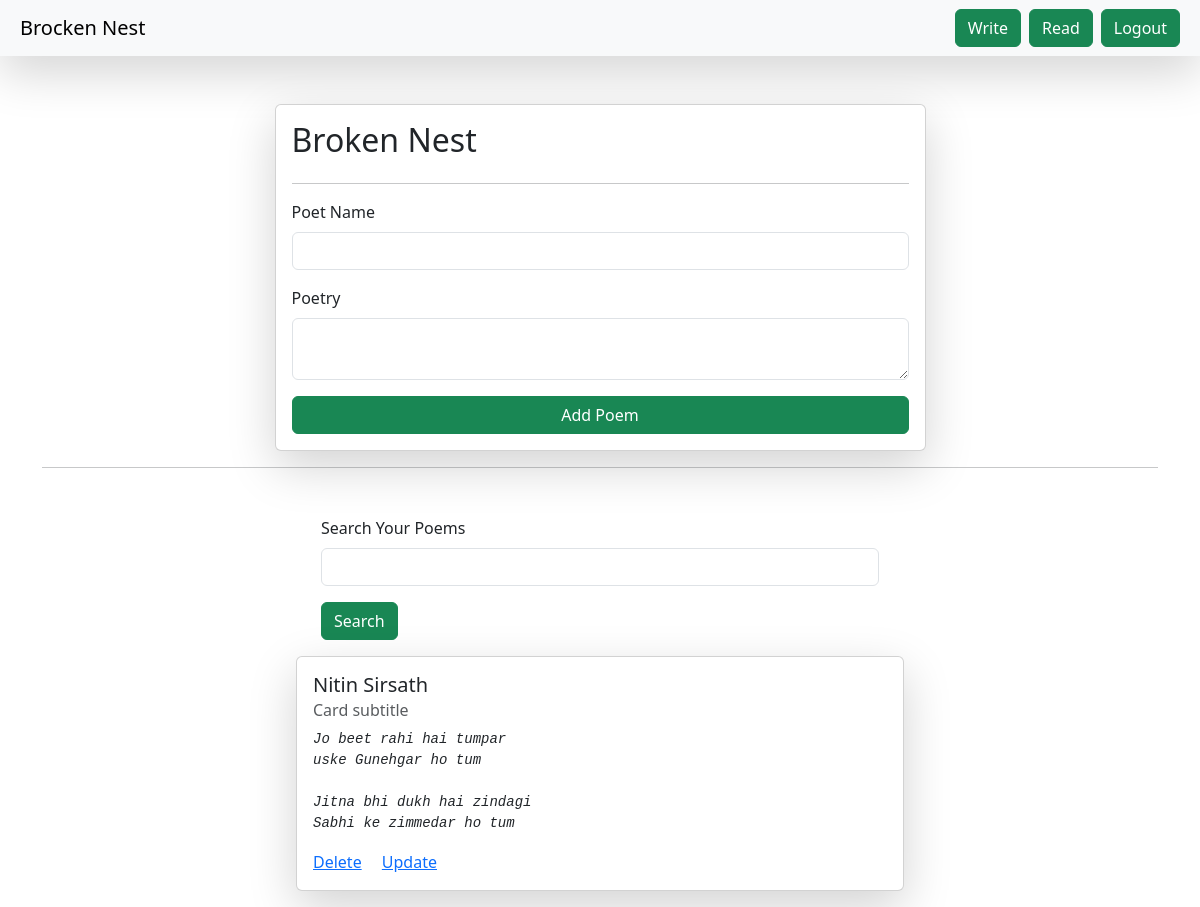
Page /brocken-nest/ (signed in) on the earlier database version.
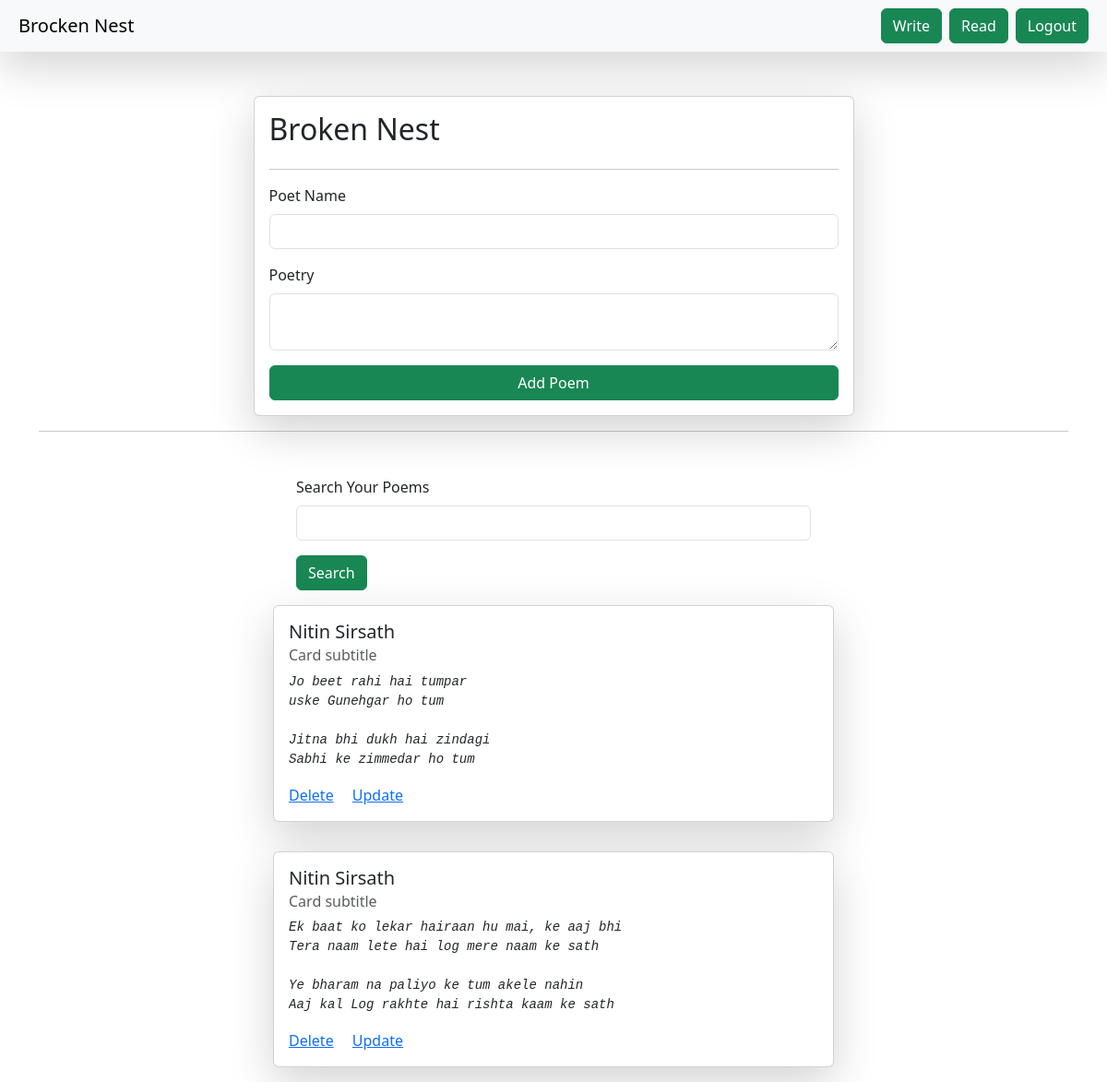
Same page on the later database version.
### brokennest/models.py (models this page shows)
class books(models.Model):
    user = models.ForeignKey(User,on_delete = models.SET_NULL, null=True,blank=True)
    note_name = models.CharField(max_length = 200)
    note_description = models.TextField()

### brokennest/views.py (the view, shortened to what this page needs)
# urls.py: path("brocken-nest/", notebook, name = "notebook"),
@login_required(login_url="/login/")
def notebook(request):
    queryset = books.objects.all()
    if request.GET.get("Search"):
         queryset = queryset.filter(note_name__icontains = request.GET.get("Search"))
    context = {"notebook":queryset}
    return render(request, "books.html", context)

### brokennest/templates/books.html (shortened to what this page needs)
{% extends "base.html" %}
{% block start %}
    <div class = "container mt-5">
        <form class="col-7 mx-auto card p-3 shadow-lg" method="post">
            <h2>Broken Nest</h2>
            <hr>
            <div class="mb-3">
              <label class="form-label">Poet Name</label>
              <input name = "note_name" type="text" required class="form-control" >
            </div>
            <div class="mb-3">
              <label class="form-label">Poetry</label>
              <textarea name = "note_description" required class="form-control"></textarea>
            </div>
            <button type="submit" class="btn btn-success">Add Poem</button>
          </form>
          <hr>
          <div class="mt-5">
            <div class="mx-auto col-6 ">
            <form>
              <div class="mb-3">
                <label for="exampleInputEmail1" class="form-label">Search Your Poems</label>
                <input name="Search" type="text" class="form-control">
              </div>
              <button type="submit" class="btn btn-success">Search</button>
            </form>
            </div>
          </div>
          <div class="d-flex flex-column align-items-center">
            {% for note in notebook %}
            {% if request.user.is_authenticated and request.user == note.user %}
            <div class="card my-3 shadow-lg" style="width: 38rem;">
              <div class="card-body">
                <h5 class="card-title">{{note.note_name}}</h5>
                <h6 class="card-subtitle mb-2 text-muted">Card subtitle</h6>
                <i class="card-text"><pre mt-2>{{ note.note_description }}</pre></i>
                <a href="{% url 'delete_note' note.id %}" class="card-link">Delete</a>
                <a href="{% url 'update_note' note.id %}" class="card-link">Update</a>
              </div>
            </div>
            {% endif %}
            {% endfor %}
          </div>
    </div>
{% endblock %}

Differences in the rows shown:
added books: note_name "Nitin Sirsath", note_description "Ek baat ko lekar hairaan hu mai, ke aaj bhi Tera naam lete hai log mere naam ke sath Ye bharam na paliyo ke tum akele nahin Aaj kal Log rakhte hai rishta kaam ke sath"
